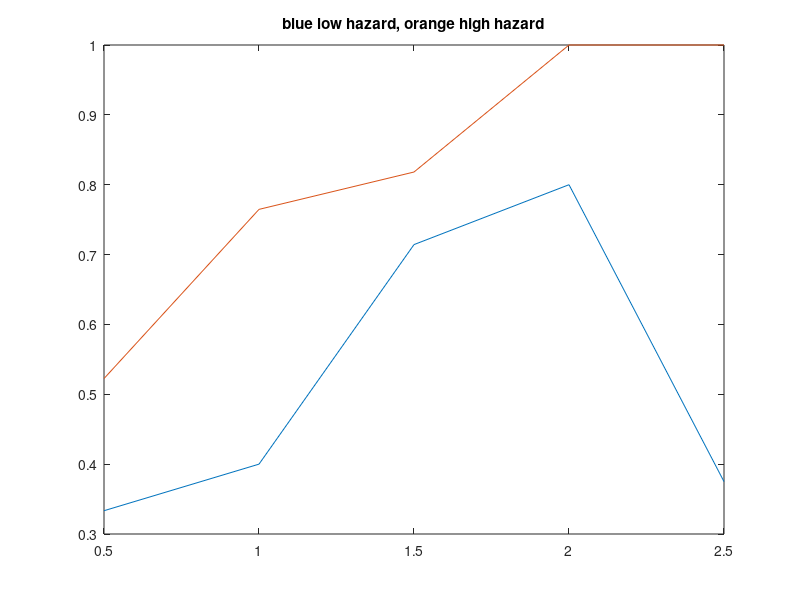
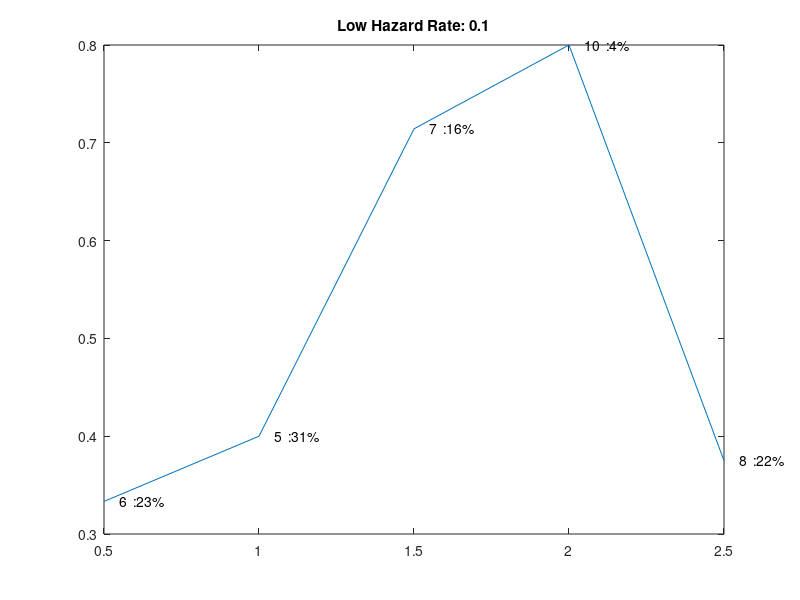
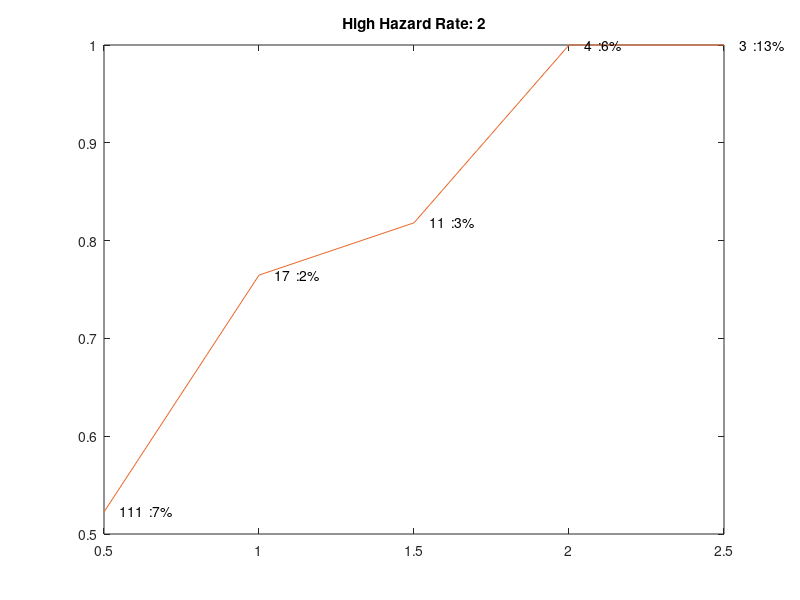

Recreate these plots in MATLAB, in order.
correct = load('H_.1_coh_11/correct.mat');
correct = correct.correct;

time_elapsed = load('H_.1_coh_11/time_elapsed.mat');
time_elapsed = time_elapsed.time_elapsed;

%round up to closest 

time_elapsed_round = ceil(time_elapsed * 2) / 2;
X_1 = unique(time_elapsed_round);
Y_1 = zeros(2,size(X_1,2));


for i=1:size(correct, 2)
    
    ind = find(X_1==time_elapsed_round(i));
    Y_1(1,ind) = Y_1(1,ind) + correct(i);
    Y_1(2,ind) = Y_1(2,ind) + 1;
    
end

for i=1:size(Y_1,2)
   Y_1(1,i) = Y_1(1,i) / Y_1(2,i);
    
end

correct = load('H_2_coh_11/correct.mat');
correct = correct.correct;

time_elapsed = load('H_2_coh_11/time_elapsed.mat');
time_elapsed = time_elapsed.time_elapsed;

%round up to closest 

time_elapsed_round = ceil(time_elapsed * 2) / 2;
X_2 = unique(time_elapsed_round);
Y_2 = zeros(2,size(X_2,2));


for i=1:size(correct, 2)
    
    ind = find(X_2==time_elapsed_round(i));
    Y_2(1,ind) = Y_2(1,ind) + correct(i);
    Y_2(2,ind) = Y_2(2,ind) + 1;
    
end

for i=1:size(Y_2,2)
   Y_2(1,i) = Y_2(1,i) / Y_2(2,i);
    
end

%use the x-axis of the ones with the smallest unique values
%TODO: splitting of this needs to be more autominized. It relies on X_1
%being bigger than X_2. 
figure(1)
plot(X_2, Y_1(1,1:size(X_2,2)), X_2,Y_2(1,:))
title('blue low hazard, orange high hazard')

figure(2)
plot(X_2,Y_1(1,1:size(X_2,2)))
title('Low Hazard Rate: 0.1')
dx = 0.05; dy = 0; % displacement so the text does not overlay the data points
for i=1:size(X_2,2)
    text(X_2(i) + dx, Y_1(1,i) + dy, strcat(int2str(Y_1(2,i)), ...
        '  :',num2str(round(binopdf(round(Y_1(1,i) * Y_1(2,i)), Y_1(2,i),.5)* 100)),'%'))
    
end

figure(3)
plot(X_2, Y_2(1,:),'color',[0.9100    0.4100    0.1700])
title('High Hazard Rate: 2')
for i=1:size(X_2,2)
    text(X_2(i) + dx, Y_2(1,i) + dy, strcat(int2str(Y_2(2,i)), ...
        '  :',num2str(round(binopdf(round(Y_2(1,i) * Y_2(2,i)), Y_2(2,i),.5)* 100)),'%'))
end

